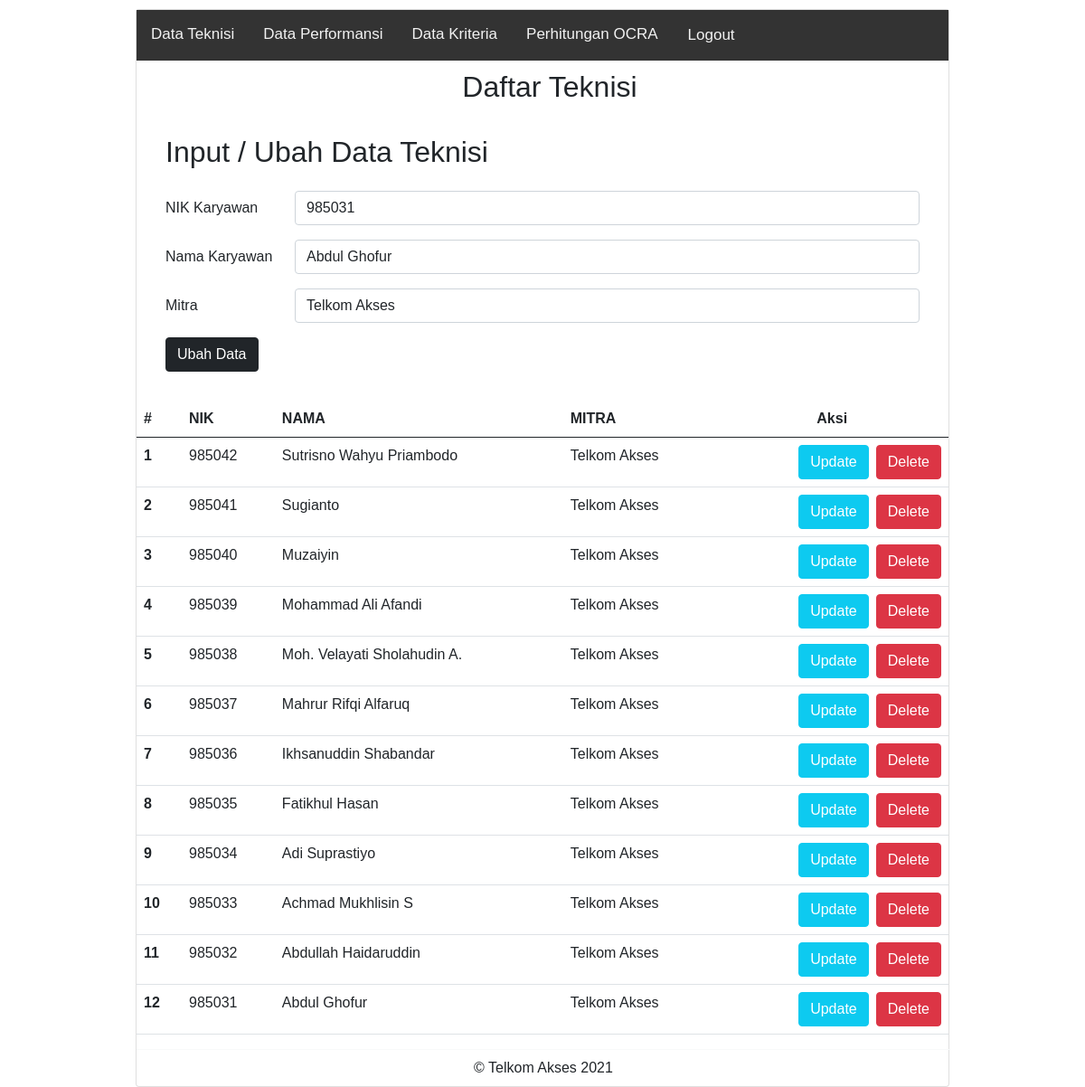
Page /index.php?op=edit&id=4 on the committed database.
### tables this page shows
CREATE TABLE `tb_karyawan` (
  `id_karyawan` int(11) NOT NULL,
  `nik_karyawan` int(11) NOT NULL,
  `nama_karyawan` varchar(50) NOT NULL,
  `mitra` varchar(50) NOT NULL,
  `prod_c1` int(11) NOT NULL DEFAULT 0,
  `prod_c2` int(11) NOT NULL DEFAULT 0,
  `prod_c3` int(11) NOT NULL DEFAULT 0,
  `prod_c4` int(11) NOT NULL DEFAULT 0
);

### index.php (the view, shortened to what this page needs)
<?php
$host       = "localhost";
$user       = "root";
$pass       = "";
$db         = "ocra";
$koneksi    = mysqli_connect($host, $user, $pass, $db);
$nik_karyawan     = "";
$nama_karyawan    = "";
$mitra            = "";
if (isset($_GET['op'])) {
    $op = $_GET['op'];
} else {
    $op = "";
}
if ($op == 'edit') {
    $id         = $_GET['id'];
    $sql1       = "select * from tb_karyawan where id_karyawan = '$id'";
    $q1         = mysqli_query($koneksi, $sql1);
    $r1         = mysqli_fetch_array($q1);
    $nik_karyawan       = $r1['nik_karyawan'];
    $nama_karyawan      = $r1['nama_karyawan'];
    $mitra              = $r1['mitra'];
}
?>
<!DOCTYPE html>
<html lang="en">
<head>
    <link href="https://cdn.jsdelivr.net/npm/bootstrap@5.0.0-beta2/dist/css/bootstrap.min.css" rel="stylesheet">
</head>
<body>
<div class="card mx-auto">
            <div class="topnav">
                <a href="index.php">Data Teknisi</a>
                <a href="performansi.php">Data Performansi</a>
                <a href="kriteria.php">Data Kriteria</a>
                <a href="">Perhitungan OCRA</a>
                <a href="" class="btn button_right">Logout</a>
            </div>
            <div style="padding-left:16px; margin-top:10px">
                <center><h2>Daftar Teknisi</h2></center>
            </div>
            <div class="card-body">
            <div style="padding-left:16px; margin-top:10px">
                <h2>Input / Ubah Data Teknisi</h2>
            </div>
            <div class="card-body">
                <form action="index.php<?php if(isset($_GET['op'])){echo "?op=".$_GET['op']."&id=".$_GET['id'];}?>" method="POST" enctype="multipart/form-data">
                    <div class="mb-3 row">
                        <label for="nik_karyawan" class="col-sm-2 col-form-label">NIK Karyawan</label>
                        <div class="col-sm-10">
                            <input type="text" class="form-control" id="nik_karyawan" name="nik_karyawan" value="<?php echo $nik_karyawan ?>">
                        </div>
                    </div>
                    <div class="mb-3 row">
                        <label for="nama_karyawan" class="col-sm-2 col-form-label">Nama Karyawan</label>
                        <div class="col-sm-10">
                            <input type="text" class="form-control" id="nama_karyawan" name="nama_karyawan" value="<?php echo $nama_karyawan ?>">
                        </div>
                    </div>
                    <div class="mb-3 row">
                        <label for="mitra" class="col-sm-2 col-form-label">Mitra</label>
                        <div class="col-sm-10">
                            <input type="text" class="form-control" id="mitra" name="mitra" value="<?php echo $mitra ?>">
                        </div>
                    </div>
                    <div class="col-12">
                        <input type="submit" name="simpan" value="<?php if(isset($_GET['op'])){echo "Ubah Data";}else{echo "Simpan Data";}?>" class="btn btn-dark" />
                    </div>
                    </form>
                </div>
            </div>
            <table class="table">
                    <thead>
                        <tr>
                            <th scope="col">#</th>
                            <th scope="col">NIK</th>
                            <th scope="col">NAMA</th>
                            <th scope="col">MITRA</th>
                            <th scope="col"><center>Aksi</center></th>
                        </tr>
                    </thead>
                    <tbody id="myTable">
                    <?php
                        $sql2   = "select * from tb_karyawan order by id_karyawan desc";
                        $q2     = mysqli_query($koneksi, $sql2);
                        $urut   = 1;
                        while ($r2 = mysqli_fetch_array($q2)) {
                            $id                 = $r2['id_karyawan'];
                            $nik_karyawan       = $r2['nik_karyawan'];
                            $nama_karyawan      = $r2['nama_karyawan'];
                            $mitra              = $r2['mitra'];
                    ?>
                            <tr>
                                <th scope="row"><?php echo $urut++ ?></th>
                                <td scope="row"><?php echo $nik_karyawan ?></td>
                                <td scope="row"><?php echo $nama_karyawan ?></td>
                                <td scope="row"><?php echo $mitra ?></td>
                                <td scope="row">
                                <div class="d-grid gap-2 d-md-flex justify-content-md-end">
                                    <a href="index.php?op=edit&id=<?php echo $id ?>"><button type="button" class="btn btn-info text-white">Update</button></a>
                                    <a href="index.php?op=delete&id=<?php echo $id ?>" onclick="return confirm('Yakin mau delete data?')"><button type="button" class="btn btn-danger">Delete</button></a>
                                </div>
                                </td>
                            </tr>
                            <?php
                                }
                            ?>
                    </tbody>
                </table>
                <div class="mx-auto card-footer bg-transparent border-light"><center>&copy; Telkom Akses 2021</center></div>
            </div>
</body>
</html>

### index.php (style rules this page uses)
.mx-auto { width: 900px }
.button_right { float: right; margin-right: 15px; }
.card { margin-top: 10px; }
body { margin: 0; font-family: Arial, Helvetica, sans-serif; }
.topnav { overflow: hidden; background-color: #333; }
.topnav a { float: left; color: #f2f2f2; text-align: center; padding: 14px 16px; text-decoration: none; font-size: 17px; }

### rows in the picture
tb_karyawan: nik_karyawan "985031", nama_karyawan "Abdul Ghofur", mitra "Telkom Akses"
tb_karyawan: nik_karyawan "985042", nama_karyawan "Sutrisno Wahyu Priambodo", mitra "Telkom Akses"
tb_karyawan: nik_karyawan "985041", nama_karyawan "Sugianto", mitra "Telkom Akses"
tb_karyawan: nik_karyawan "985040", nama_karyawan "Muzaiyin", mitra "Telkom Akses"
tb_karyawan: nik_karyawan "985039", nama_karyawan "Mohammad Ali Afandi", mitra "Telkom Akses"
tb_karyawan: nik_karyawan "985038", nama_karyawan "Moh. Velayati Sholahudin A.", mitra "Telkom Akses"
tb_karyawan: nik_karyawan "985037", nama_karyawan "Mahrur Rifqi Alfaruq", mitra "Telkom Akses"
tb_karyawan: nik_karyawan "985036", nama_karyawan "Ikhsanuddin Shabandar", mitra "Telkom Akses"
tb_karyawan: nik_karyawan "985035", nama_karyawan "Fatikhul Hasan", mitra "Telkom Akses"
tb_karyawan: nik_karyawan "985034", nama_karyawan "Adi Suprastiyo", mitra "Telkom Akses"
tb_karyawan: nik_karyawan "985033", nama_karyawan "Achmad Mukhlisin S", mitra "Telkom Akses"
tb_karyawan: nik_karyawan "985032", nama_karyawan "Abdullah Haidaruddin", mitra "Telkom Akses"
